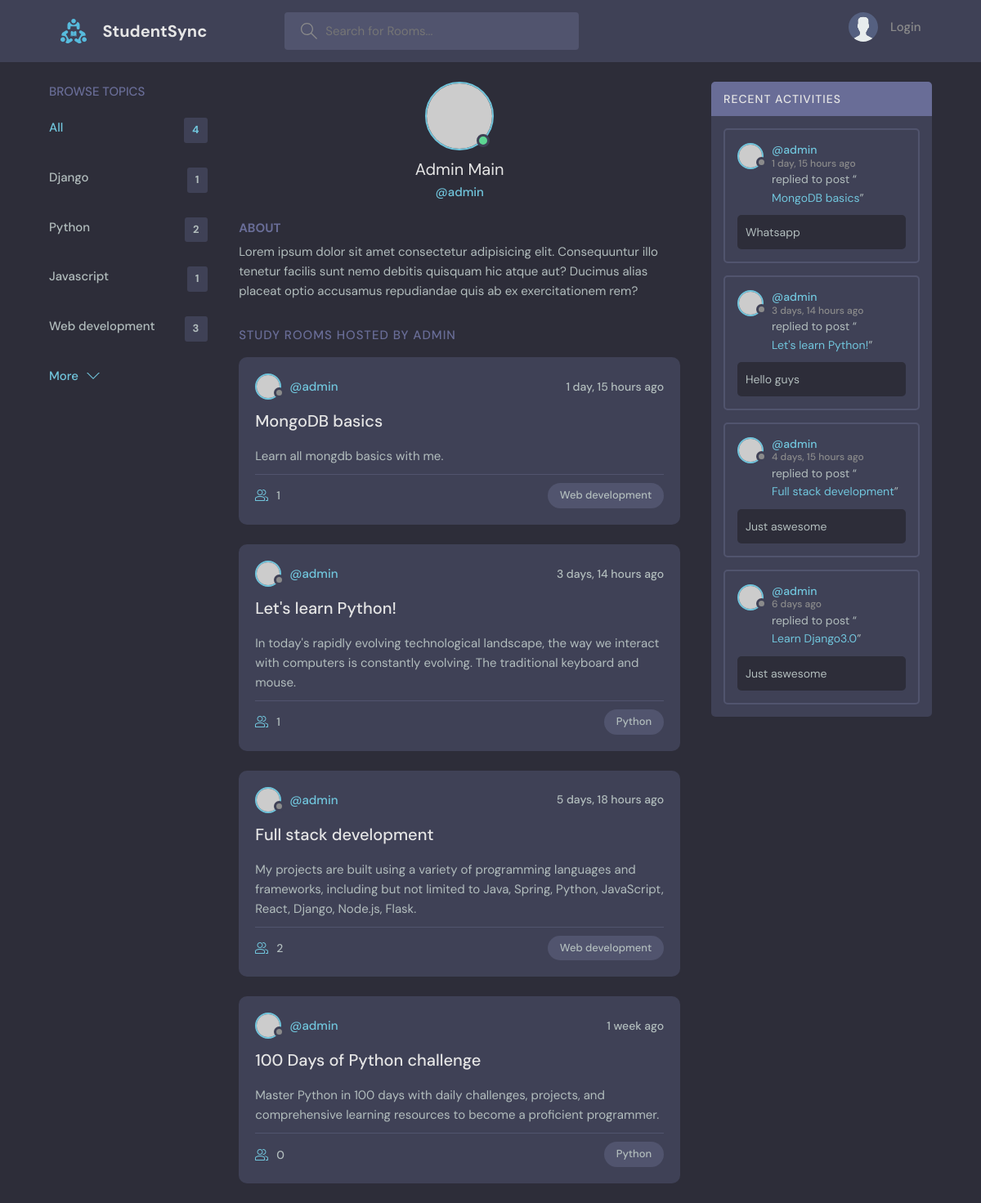
The app's page /profile/1/, older data.
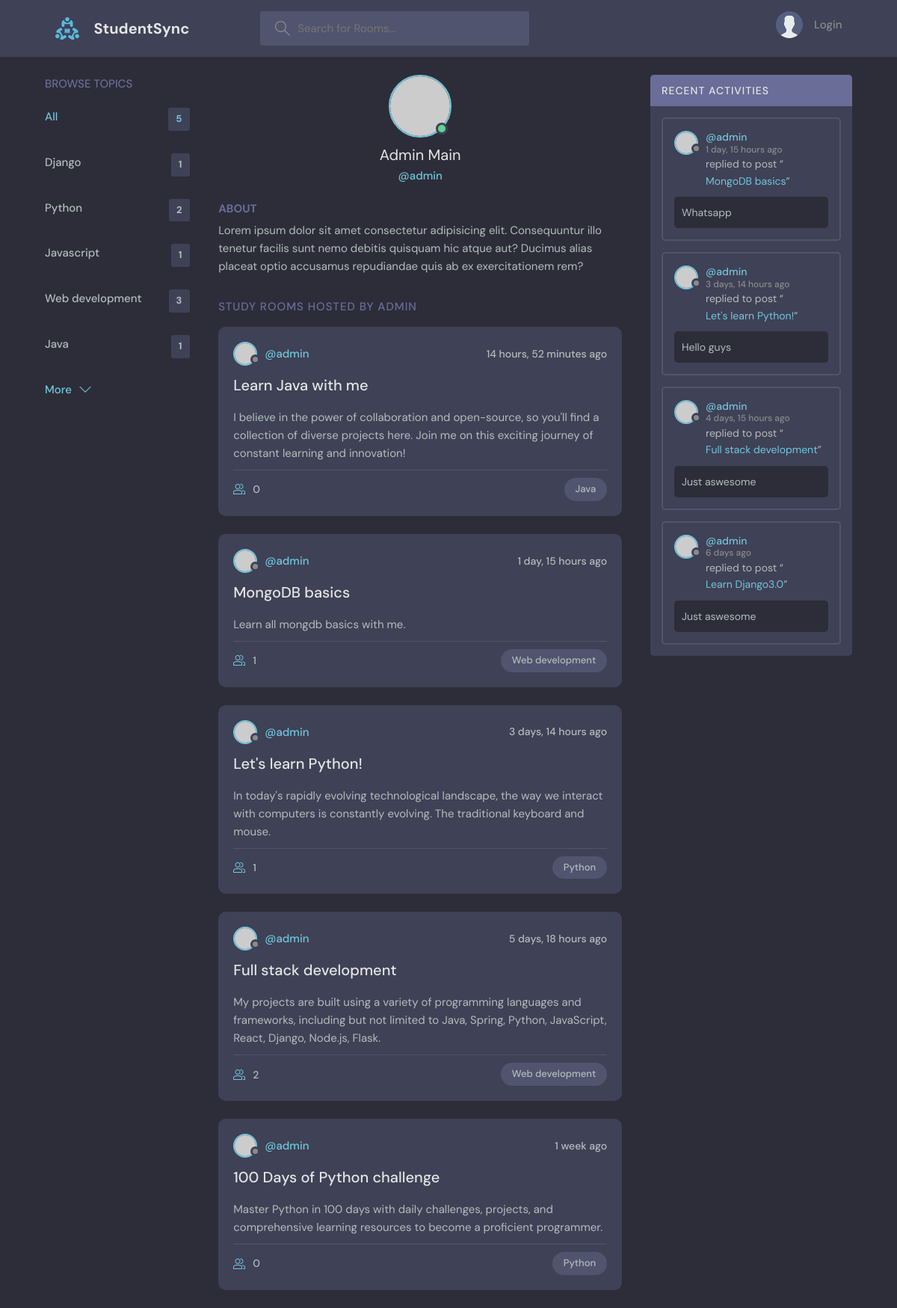
The same page, newer data.
### base/models.py (models this page shows, shortened)
class Topic(models.Model):
    name=models.CharField(max_length=200)

class Room(models.Model):
    host= models.ForeignKey(User,on_delete=models.SET_NULL,null=True)
    topic= models.ForeignKey(Topic,on_delete=models.SET_NULL,null=True)
    name=models.CharField(max_length=200)
    description=models.TextField(null=True,blank=True)
    participants=models.ManyToManyField(User,related_name='participants',blank=True)
    updated=models.DateTimeField(auto_now=True)
    created=models.DateTimeField(auto_now_add=True)
    class Meta:
        ordering=['-updated','-created']

class Message(models.Model):
    user=models.ForeignKey(User,on_delete=models.CASCADE)
    room=models.ForeignKey(Room,on_delete=models.CASCADE)
    body=models.TextField()
    updated=models.DateTimeField(auto_now=True)
    created=models.DateTimeField(auto_now_add=True)
    class Meta:
        ordering=['-updated','-created']

### base/views.py (the view)
# urls.py: path('profile/<str:pk>/',views.userProfile,name="profile"),
def userProfile(request,pk):
    user=User.objects.get(id=pk)
    rooms=user.room_set.all()
    room_messages=user.message_set.all()
    topics=Topic.objects.all()
    context={'user':user,'rooms':rooms,'room_messages':room_messages,'topics':topics}
    return render(request,'base/profile.html',context)

### base/templates/base/profile.html (shortened to what this page needs)
{% extends 'main.html' %} {% block content %}
  <main class="profile-page layout layout--3">
    <div class="container">
      <div>{% include 'base/topics_component.html' %}</div>
      <div class="roomList">
        <div class="profile">
          <div class="profile__avatar">
            <div class="avatar avatar--large active">
              <img src="https://randomuser.me/api/portraits/men/11.jpg" />
            </div>
          </div>
          <div class="profile__info">
            <h3>{{user.first_name}} {{user.last_name}}</h3>
            <p>@{{user.username}}</p>
          </div>
          <div class="profile__about">
            <h3>About</h3>
            <p>
              Lorem ipsum dolor sit amet consectetur adipisicing elit. Consequuntur illo tenetur
              facilis sunt nemo debitis quisquam hic atque aut? Ducimus alias placeat optio
              accusamus repudiandae quis ab ex exercitationem rem?
            </p>
          </div>
        </div>
        <div class="roomList__header">
          <div>
            <h2>Study Rooms Hosted by {{user.username}}</a>
            </h2>
          </div>
        </div>
        {% include 'base/feed_component.html' %}
      </div>
      {% include 'base/activity_component.html' %}
    </div>
  </main>
  {% endblock content %}

### templates/main.html (shortened to what this page needs)
<!DOCTYPE html>
<html lang="en">
  <head>
    {% load static %}
    <link rel="stylesheet" href="{% static 'styles/style.css' %}" />
  </head>
  <body>
    {% include 'navbar.html' %}
    {% block content %}
    {% endblock %}
  </body>
</html>

### templates/navbar.html (shortened to what this page needs)
{% load static %}
<header class="header header--loggedIn">
  <div class="container">
    <a href="{% url 'home' %}" class="header__logo">
      <img src="{% static 'images/logo.svg' %}" />
      <h1>StudentSync</h1>
    </a>
    <form class="header__search" method="GET" action="{% url 'home' %}">
      <label>
        <input type="text" name="q" placeholder="Search for Rooms..." />
      </label>
    </form>
    <nav class="header__menu">
      {% if request.user.is_authenticated %}
      <div class="header__user">
        <a href="{% url 'profile' request.user.id %}">
          <div class="avatar avatar--medium active">
            <img src="https://randomuser.me/api/portraits/men/37.jpg" />
          </div>
          <p>{{request.user.first_name}} <span>@{{request.user.username}}</span></p>
        </a>
        <button class="dropdown-button">
          <svg version="1.1" xmlns="http://www.w3.org/2000/svg" width="32" height="32" viewBox="0 0 32 32">
            <title>chevron-down</title>
            <path d="M16 21l-13-13h-3l16 16 16-16h-3l-13 13z"></path>
          </svg>
        </button>
      </div>
      {% else %}
          <a href="{% url 'login' %}">
            <img src="{% static 'images/avatar.svg' %}" />
            <p>Login</p>
          </a>
          {% endif %}
    </nav>
  </div>
</header>

### base/templates/base/topics_component.html
<div class="topics">
  <div class="topics__header">
    <h2>Browse Topics</h2>
  </div>
  <ul class="topics__list">
    <li>
      <a href="{% url 'home' %}" class="active">All <span>{{topics.count}}</span></a>
    </li>
    {% for topic in topics %}
    <li>
      <a href="{% url 'home' %}?q={{topic.name}}">{{topic.name}} <span>{{topic.room_set.all.count}}</span></a>
    </li>
    {% endfor %}
  </ul>
  <a class="btn btn--link" href="topics.html">
    More
    <svg
      version="1.1"
      xmlns="http://www.w3.org/2000/svg"
      width="32"
      height="32"
      viewBox="0 0 32 32"
    >
      <title>chevron-down</title>
      <path d="M16 21l-13-13h-3l16 16 16-16h-3l-13 13z"></path>
    </svg>
  </a>
</div>

### base/templates/base/feed_component.html (shortened to what this page needs)
{% for room in rooms %}
<div class="roomListRoom">
  <div class="roomListRoom__header">
    <a href="{% url 'profile' room.host.id %}" class="roomListRoom__author">
      <div class="avatar avatar--small">
        <img src="https://randomuser.me/api/portraits/women/11.jpg" />
      </div>
      <span>@{{room.host.username}}</span>
    </a>
    <div class="roomListRoom__actions">
      <span>{{room.created|timesince}} ago</span>
    </div>
  </div>
  <div class="roomListRoom__content">
    <a href="{% url 'room' room.id %}">{{room.name}}</a>
    <p>
      {{room.description}}
    </p>
  </div>
  <div class="roomListRoom__meta">
    <a href="{% url 'room' room.id %}" class="roomListRoom__joined">
      {{room.participants.all.count}}
    </a>
    <p class="roomListRoom__topic">{{room.topic.name}}</p>
  </div>
</div>
{% endfor %}

### base/templates/base/activity_component.html (shortened to what this page needs)
<div class="activities">
  <div class="activities__header">
    <h2>Recent Activities</h2>
  </div>
  {% for message in room_messages %}
  <div class="activities__box">
    <div class="activities__boxHeader roomListRoom__header">
      <a href="{% url 'profile' message.user.id %}" class="roomListRoom__author">
        <div class="avatar avatar--small">
          <img src="https://randomuser.me/api/portraits/women/11.jpg" />
        </div>
        <p>
          @{{message.user}}
          <span> {{message.created|timesince}} ago</span>
        </p>
      </a>
    </div>
    <div class="activities__boxContent">
      <p>
        replied to post “<a href="{% url 'room' message.room.id %}">{{message.room.name}}</a
        >”
      </p>
      <div class="activities__boxRoomContent">
        {{message.body}}
      </div>
    </div>
  </div>
  {% endfor %}
</div>

Row changes from the older to the newer data that the page shows:
added Topic: name "Java", room_set.all.count "1"
added Room: host.username "admin", created "14 hours, 52 minutes", name "Learn Java with me", description "I believe in the power of collaboration and open-source, so you'll find a collection of diverse projects here. Join me on this exciting journey of constant learning and innovation!", participants.all.count "0", topic.name "Java"
Text that changed along with them:
{{ topics.count }}: "4" → "5"
